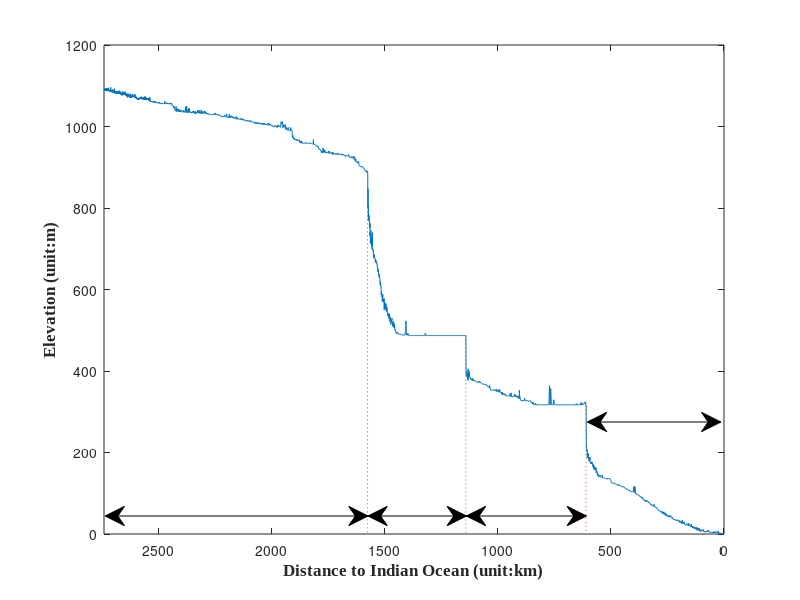

MATLAB code to generate this figure:
clc 
clear
load matlab.mat
dis = riverline(:,6);
dis = 2742141 - dis;
dis = dis/1000;
height = riverline(:,4);
plot(dis,height)
axis([0,2743,0,1200]);
set(gca,'XDir','reverse')
xlabel('Distance to Indian Ocean (unit:km)','FontName','Times New Roman','FontWeight','Bold','FontSize',12)
ylabel('Elevation (unit:m)','FontName','Times New Roman','FontWeight','Bold','FontSize',12)
line([1577,1577],[889.9,0],'linestyle',':')
line([1142,1142],[487,0],'linestyle',':')
line([610.1,610.1],[324.1,0],'linestyle',':')
annotation('doublearrow',[0.1315 0.46],[0.14 0.14]);
annotation('doublearrow',[0.46 0.583],[0.14 0.14]);
annotation('doublearrow',[0.583 0.733],[0.14 0.14]);
annotation('doublearrow',[0.73431 0.901],[0.29667 0.29667]);
